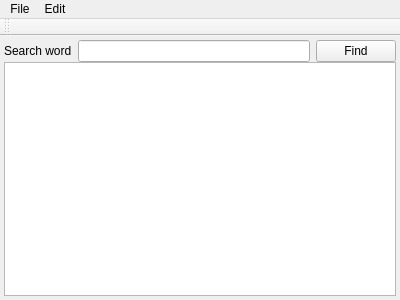
<?xml version="1.0" encoding="UTF-8"?>
<ui version="4.0">
 <class>Notepad</class>
 <widget class="QMainWindow" name="Notepad">
  <property name="geometry">
   <rect>
    <x>0</x>
    <y>0</y>
    <width>400</width>
    <height>300</height>
   </rect>
  </property>
  <property name="windowTitle">
   <string>Notepad</string>
  </property>
  <widget class="QWidget" name="centralWidget">
   <property name="sizePolicy">
    <sizepolicy hsizetype="Preferred" vsizetype="Preferred">
     <horstretch>0</horstretch>
     <verstretch>0</verstretch>
    </sizepolicy>
   </property>
   <layout class="QVBoxLayout" name="verticalLayout_2">
    <property name="spacing">
     <number>0</number>
    </property>
    <property name="leftMargin">
     <number>0</number>
    </property>
    <property name="topMargin">
     <number>0</number>
    </property>
    <property name="rightMargin">
     <number>0</number>
    </property>
    <property name="bottomMargin">
     <number>0</number>
    </property>
    <item>
     <widget class="QWidget" name="hLayout" native="true">
      <property name="sizePolicy">
       <sizepolicy hsizetype="Preferred" vsizetype="Preferred">
        <horstretch>0</horstretch>
        <verstretch>0</verstretch>
       </sizepolicy>
      </property>
      <layout class="QVBoxLayout" name="verticalLayout">
       <property name="spacing">
        <number>0</number>
       </property>
       <property name="leftMargin">
        <number>4</number>
       </property>
       <property name="topMargin">
        <number>4</number>
       </property>
       <property name="rightMargin">
        <number>4</number>
       </property>
       <property name="bottomMargin">
        <number>4</number>
       </property>
       <item>
        <widget class="QWidget" name="vLayout" native="true">
         <property name="sizePolicy">
          <sizepolicy hsizetype="Expanding" vsizetype="Minimum">
           <horstretch>0</horstretch>
           <verstretch>0</verstretch>
          </sizepolicy>
         </property>
         <layout class="QHBoxLayout" name="horizontalLayout">
          <property name="leftMargin">
           <number>0</number>
          </property>
          <property name="topMargin">
           <number>0</number>
          </property>
          <property name="rightMargin">
           <number>0</number>
          </property>
          <property name="bottomMargin">
           <number>0</number>
          </property>
          <item>
           <widget class="QLabel" name="label">
            <property name="text">
             <string>Search word</string>
            </property>
           </widget>
          </item>
          <item>
           <widget class="QLineEdit" name="lineEdit"/>
          </item>
          <item>
           <widget class="QPushButton" name="searchButton">
            <property name="text">
             <string>Find</string>
            </property>
           </widget>
          </item>
         </layout>
        </widget>
       </item>
       <item>
        <widget class="QTextEdit" name="textEdit">
         <property name="maximumSize">
          <size>
           <width>16777215</width>
           <height>16777215</height>
          </size>
         </property>
         <property name="autoFillBackground">
          <bool>false</bool>
         </property>
        </widget>
       </item>
      </layout>
     </widget>
    </item>
   </layout>
  </widget>
  <widget class="QMenuBar" name="menuBar">
   <property name="geometry">
    <rect>
     <x>0</x>
     <y>0</y>
     <width>400</width>
     <height>21</height>
    </rect>
   </property>
   <widget class="QMenu" name="menuFile">
    <property name="title">
     <string>File</string>
    </property>
    <addaction name="actionNew"/>
    <addaction name="actionOpen"/>
    <addaction name="actionSave"/>
    <addaction name="actionSave_As"/>
    <addaction name="actionExit"/>
   </widget>
   <widget class="QMenu" name="menuEdit">
    <property name="title">
     <string>Edit</string>
    </property>
    <addaction name="actionUndo"/>
    <addaction name="actionRedo"/>
    <addaction name="separator"/>
    <addaction name="actionCopy"/>
    <addaction name="actionCut"/>
    <addaction name="actionPaste"/>
    <addaction name="separator"/>
    <addaction name="actionFont"/>
    <addaction name="actionSearch"/>
   </widget>
   <addaction name="menuFile"/>
   <addaction name="menuEdit"/>
  </widget>
  <widget class="QToolBar" name="mainToolBar">
   <attribute name="toolBarArea">
    <enum>TopToolBarArea</enum>
   </attribute>
   <attribute name="toolBarBreak">
    <bool>false</bool>
   </attribute>
  </widget>
  <action name="actionNew">
   <property name="text">
    <string>New</string>
   </property>
  </action>
  <action name="actionOpen">
   <property name="text">
    <string>Open</string>
   </property>
  </action>
  <action name="actionSave">
   <property name="text">
    <string>Save</string>
   </property>
  </action>
  <action name="actionSave_As">
   <property name="text">
    <string>Save As</string>
   </property>
  </action>
  <action name="actionPrint">
   <property name="text">
    <string>Print</string>
   </property>
  </action>
  <action name="actionExit">
   <property name="text">
    <string>Exit</string>
   </property>
  </action>
  <action name="actionCopy">
   <property name="text">
    <string>Copy</string>
   </property>
  </action>
  <action name="actionPaste">
   <property name="text">
    <string>Paste</string>
   </property>
  </action>
  <action name="actionCut">
   <property name="text">
    <string>Cut</string>
   </property>
  </action>
  <action name="actionUndo">
   <property name="text">
    <string>Undo</string>
   </property>
  </action>
  <action name="actionRedo">
   <property name="text">
    <string>Redo</string>
   </property>
  </action>
  <action name="actionFont">
   <property name="text">
    <string>Font</string>
   </property>
  </action>
  <action name="actionSearch">
   <property name="text">
    <string>Search</string>
   </property>
  </action>
 </widget>
 <layoutdefault spacing="6" margin="11"/>
 <resources/>
 <connections/>
</ui>
